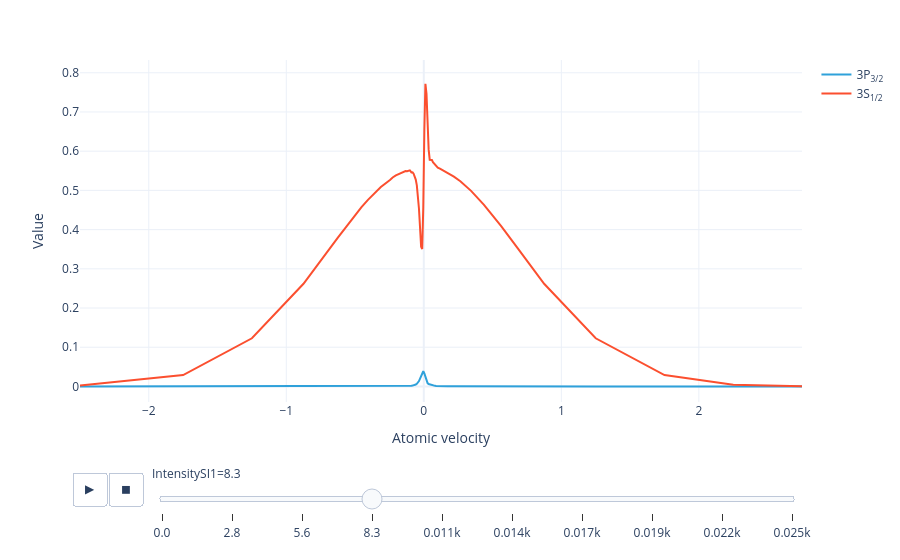

Source (notebook cell):
### Markdown cell above
Animate the level population distribution as a function of repump intensity:

### Code cell
model.level_population_distribution(sol).visualize()

### Figure 1 — Plotly figure (JSON) as saved in the notebook; plotly's stock layout.template omitted (floating-point values rounded to 4 significant figures)
{"data": [{"hovertemplate": "Level=3P<sub>3/2</sub><br>IntensitySI1=0.0<br>Atomic velocity=%{x}<br>Value=%{y}<extra></extra>", "legendgroup": "3P<sub>3/2</sub>", "line": {"color": "#2fa1da", "dash": "solid"}, "marker": {"symbol": "circle"}, "mode": "lines", "name": "3P<sub>3/2</sub>", "orientation": "v", "showlegend": true, "type": "scatter", "x": [-2.5, -1.75, -1.25, -0.875, -0.625, -0.4844, -0.4531, -0.4062, -0.3125, -0.2461, -0.2383, -0.2266, -0.2031, -0.1719, -0.1484, -0.1328, -0.1211, -0.1133, -0.1016, -0.08984, -0.08203, -0.07422, -0.06641, -0.05859, -0.05078, -0.04297, -0.03516, -0.02734, -0.01953, -0.01172, -0.003906, 0.003906, 0.01172, 0.01953, 0.02734, 0.03516, 0.04297, 0.05078, 0.05859, 0.06641, 0.07422, 0.08203, 0.08984, 0.1016, 0.1172, 0.1406, 0.1719, 0.2188, 0.2656, 0.2969, 0.3438, 0.4375, 0.5625, 0.6875, 0.875, 1.25, 1.75, 2.25, 2.75], "xaxis": "x", "y": [1.002e-08, 2.234e-07, 1.719e-06, 7.166e-06, 1.993e-05, 3.848e-05, 4.523e-05, 5.85e-05, 0.0001059, 0.0001783, 0.0001921, 0.0002144, 0.0002722, 0.0003929, 0.0005439, 0.0007005, 0.0008632, 0.00101, 0.00131, 0.001737, 0.002173, 0.002764, 0.003605, 0.004834, 0.006673, 0.009471, 0.01371, 0.01988, 0.02789, 0.03581, 0.03881, 0.03309, 0.02256, 0.01358, 0.008452, 0.006193, 0.005155, 0.004181, 0.003213, 0.002527, 0.002, 0.001553, 0.001235, 0.0009466, 0.000726, 0.0005103, 0.000376, 0.0002391, 0.0001598, 0.0001255, 9.059e-05, 5.168e-05, 2.754e-05, 1.581e-05, 7.371e-06, 1.752e-06, 2.264e-07, 2.18e-08, 1.451e-09], "yaxis": "y"}, {"hovertemplate": "Level=3S<sub>1/2</sub><br>IntensitySI1=0.0<br>Atomic velocity=%{x}<br>Value=%{y}<extra></extra>", "legendgroup": "3S<sub>1/2</sub>", "line": {"color": "#fb4f2f", "dash": "solid"}, "marker": {"symbol": "circle"}, "mode": "lines", "name": "3S<sub>1/2</sub>", "orientation": "v", "showlegend": true, "type": "scatter", "x": [-2.5, -1.75, -1.25, -0.875, -0.625, -0.4844, -0.4531, -0.4062, -0.3125, -0.2461, -0.2383, -0.2266, -0.2031, -0.1719, -0.1484, -0.1328, -0.1211, -0.1133, -0.1016, -0.08984, -0.08203, -0.07422, -0.06641, -0.05859, -0.05078, -0.04297, -0.03516, -0.02734, -0.01953, -0.01172, -0.003906, 0.003906, 0.01172, 0.01953, 0.02734, 0.03516, 0.04297, 0.05078, 0.05859, 0.06641, 0.07422, 0.08203, 0.08984, 0.1016, 0.1172, 0.1406, 0.1719, 0.2188, 0.2656, 0.2969, 0.3438, 0.4375, 0.5625, 0.6875, 0.875, 1.25, 1.75, 2.25, 2.75], "xaxis": "x", "y": [0.002317, 0.02908, 0.1228, 0.2618, 0.3795, 0.4439, 0.4572, 0.4759, 0.5086, 0.5267, 0.53, 0.5329, 0.5382, 0.5441, 0.547, 0.5492, 0.5489, 0.5501, 0.5511, 0.5458, 0.5459, 0.5426, 0.5368, 0.5276, 0.5127, 0.4891, 0.4533, 0.4047, 0.3562, 0.3505, 0.4565, 0.6548, 0.7719, 0.7463, 0.666, 0.6046, 0.5783, 0.5774, 0.5778, 0.5717, 0.5681, 0.5661, 0.5628, 0.558, 0.5556, 0.5512, 0.5455, 0.5353, 0.5235, 0.5142, 0.4988, 0.4633, 0.409, 0.35, 0.2618, 0.1228, 0.02908, 0.004251, 0.000383], "yaxis": "y"}], "layout": {"legend": {"title": {}, "tracegroupgap": 0}, "margin": {"t": 60}, "sliders": [{"active": 3, "currentvalue": {"prefix": "IntensitySI1="}, "len": 0.9, "pad": {"b": 10, "t": 60}, "steps": [{"args": [["0.0"], {"frame": {"duration": 0, "redraw": false}, "fromcurrent": true, "mode": "immediate", "transition": {"duration": 0, "easing": "linear"}}], "label": "0.0", "method": "animate"}, {"args": [["2.7777777777777777"], {"frame": {"duration": 0, "redraw": false}, "fromcurrent": true, "mode": "immediate", "transition": {"duration": 0, "easing": "linear"}}], "label": "2.8", "method": "animate"}, {"args": [["5.555555555555555"], {"frame": {"duration": 0, "redraw": false}, "fromcurrent": true, "mode": "immediate", "transition": {"duration": 0, "easing": "linear"}}], "label": "5.6", "method": "animate"}, {"args": [["8.333333333333332"], {"frame": {"duration": 0, "redraw": false}, "fromcurrent": true, "mode": "immediate", "transition": {"duration": 0, "easing": "linear"}}], "label": "8.3", "method": "animate"}, {"args": [["11.11111111111111"], {"frame": {"duration": 0, "redraw": false}, "fromcurrent": true, "mode": "immediate", "transition": {"duration": 0, "easing": "linear"}}], "label": "0.011k", "method": "animate"}, {"args": [["13.88888888888889"], {"frame": {"duration": 0, "redraw": false}, "fromcurrent": true, "mode": "immediate", "transition": {"duration": 0, "easing": "linear"}}], "label": "0.014k", "method": "animate"}, {"args": [["16.666666666666664"], {"frame": {"duration": 0, "redraw": false}, "fromcurrent": true, "mode": "immediate", "transition": {"duration": 0, "easing": "linear"}}], "label": "0.017k", "method": "animate"}, {"args": [["19.444444444444443"], {"frame": {"duration": 0, "redraw": false}, "fromcurrent": true, "mode": "immediate", "transition": {"duration": 0, "easing": "linear"}}], "label": "0.019k", "method": "animate"}, {"args": [["22.22222222222222"], {"frame": {"duration": 0, "redraw": false}, "fromcurrent": true, "mode": "immediate", "transition": {"duration": 0, "easing": "linear"}}], "label": "0.022k", "method": "animate"}, {"args": [["25.0"], {"frame": {"duration": 0, "redraw": false}, "fromcurrent": true, "mode": "immediate", "transition": {"duration": 0, "easing": "linear"}}], "label": "0.025k", "method": "animate"}], "x": 0.1, "xanchor": "left", "y": 0, "yanchor": "top"}], "updatemenus": [{"buttons": [{"args": [null, {"frame": {"duration": 300, "redraw": false}, "fromcurrent": true, "mode": "immediate", "transition": {"duration": 0, "easing": "linear"}}], "label": "&#9654;", "method": "animate"}, {"args": [[null], {"frame": {"duration": 0, "redraw": false}, "fromcurrent": true, "mode": "immediate", "transition": {"duration": 0, "easing": "linear"}}], "label": "&#9724;", "method": "animate"}], "direction": "left", "pad": {"r": 10, "t": 70}, "showactive": false, "type": "buttons", "x": 0.1, "xanchor": "right", "y": 0, "yanchor": "top"}], "xaxis": {"anchor": "y", "domain": [0, 1], "title": {"text": "Atomic velocity"}}, "yaxis": {"anchor": "x", "domain": [0, 1], "range": [-0.03964, 0.8325], "title": {"text": "Value"}}}}
